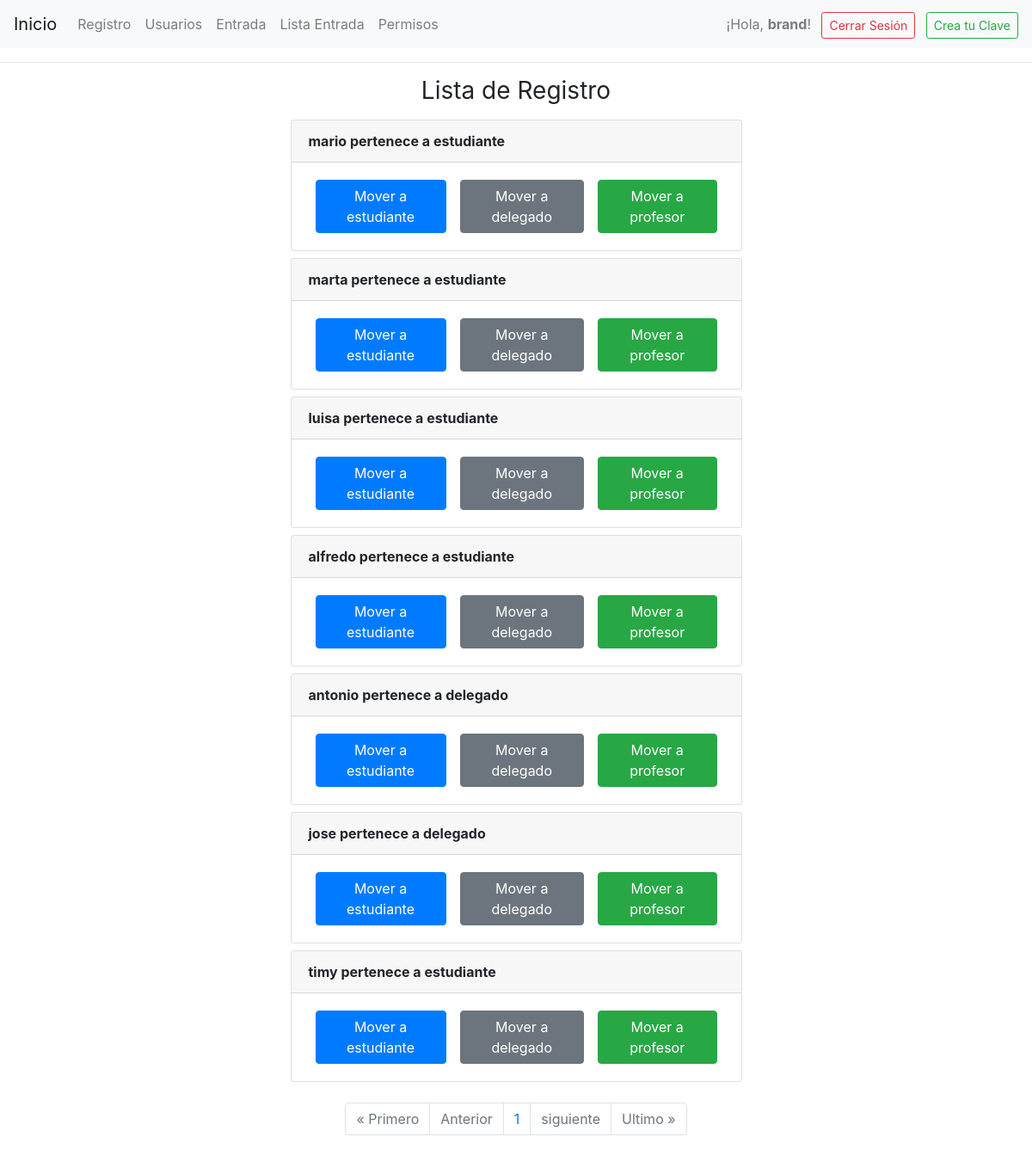
The app's page /modificar_permisos/ (signed in), older data.
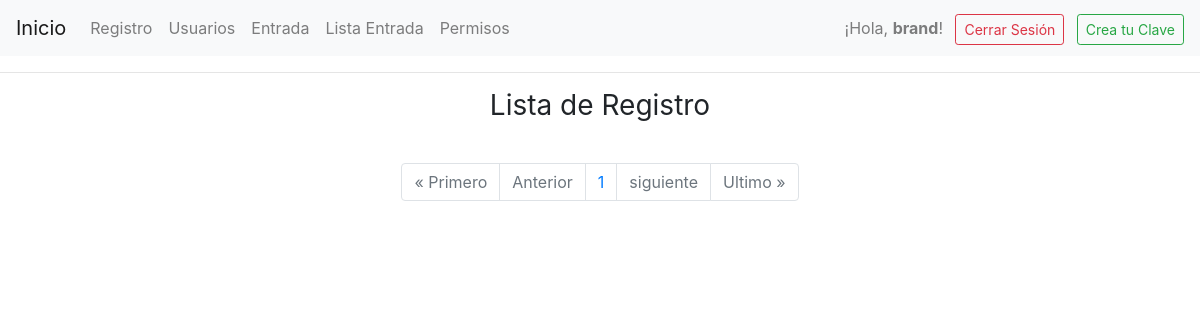
The same page, newer data.
### login/models.py (models this page shows, shortened)
class Verificacion(models.Model):
    usuario = models.OneToOneField(User, on_delete=models.CASCADE)
    nombre_completo = models.CharField(max_length=100)
    email = models.EmailField(max_length=100)
    telefono = models.CharField(max_length=10) # por que un numero tiene solo 10 digitos
    programa_academico = models.CharField(max_length=255)
    contrasena = models.CharField(max_length=6, unique=True, validators=[MinLengthValidator(6)])
    rfid = models.CharField(max_length=50, null=True, blank=True)
    lab_vision = models.BooleanField(default=False)
    lab_robotica = models.BooleanField(default=False)

### login/views.py (the view, shortened to what this page needs)
# urls.py: path('modificar_permisos/', views.permisos_usuarios, name='modificar_permisos'),
@login_required
@groups_required(['profesor',])
def permisos_usuarios(request):
    registros = Verificacion.objects.all()
    paginacion = Paginator(Verificacion.objects.all().order_by('-id'), 10)
    page = request.GET.get('page')
    registro_acceso = paginacion.get_page(page)
    num_paginas = registro_acceso.paginator.page_range
    parametros = {'registros':registros,
                    'paginacion':registro_acceso,
                    'num_paginas':num_paginas}
    return render(request, 'pagina/modificar_permisos.html', parametros)

### login/templates/pagina/modificar_permisos.html (shortened to what this page needs)
{% extends 'main/prueba.html' %}
{% block content %}
<main class='container'>
    <div class='row'>
        <div class='col-md-6 offset-md-3'>
            <h1 class="h3 mb-3 font-weight-normal text-center">Lista de Registro</h1>
            {% for registro in paginacion %}
            {% if not registro.usuario.groups.first.name == 'profesor' %}
            <div class='card mt-2'>
                <div class='card-header'>
                    <strong>
                        {{ registro.nombre_completo }} pertenece a {{ registro.usuario.groups.first.name }}
                    </strong>
                </div>
                <div class='card-body d-flex flex-row justify-content-between'>
                    <div class='d-flex flex-row'>
                        <form method='POST'>
                            <button class='btn btn-primary mx-2' name='estudiante' value='{{registro.usuario.id}}'>Mover a estudiante</button>
                        </form>
                        <form method='POST'>
                            <button class='btn btn-secondary mx-2' name='delegado' value='{{registro.usuario.id}}'>Mover a delegado</button>
                        </form>
                        <form method='POST'>
                            <button class='btn btn-success mx-2' name='profesor' value='{{registro.usuario.id}}'>Mover a profesor</button>
                        </form>
                    </div>
                </div>
            </div>
            {% endif %}
            {% endfor %}
            <br>
                <nav aria-label="Page navigation example" class="d-flex justify-content-center">
                        <ul class="pagination">
                        {% if paginacion.has_previous %}
                            <li class="page-item"><a class="page-link" href="?page=1">&laquo Primero</a></li>
                            <li class="page-item"><a class="page-link" href="?page={{ paginacion.previous_page_number }}">Anterior</a></li>
                            {% else %}
                            <li class="page-item disabled"><a class="page-link" href="#">&laquo Primero</a></li>
                            <li class="page-item disabled"><a class="page-link" href="#">Anterior</a></li>
                        {% endif %}
                        {% for numero in num_paginas %}
                        <li class="page-item"><a class="page-link" href='?page={{numero}}'>{{numero}}</a></li>
                        {% endfor %}
                        {% if paginacion.has_next %}
                            <li class="page-item"><a class="page-link" href="?page={{paginacion.next_page_number}}">siguiente</a></li>
                            <li class="page-item"><a class="page-link" href="?page={{ paginacion.paginator.num_pages }}">Ultimo &raquo</a></li>
                            {% else %}
                            <li class="page-item disabled"><a class="page-link" href="#">siguiente</a></li>
                            <li class="page-item disabled"><a class="page-link" href="#">Ultimo &raquo</a></li>
                        {% endif %}
                    </ul>
                </nav>
        </div>
    </div>
</main>
{% endblock %}

### login/templates/main/prueba.html (shortened to what this page needs)
<!DOCTYPE html>
<html lang="es">
<head>
    <link rel="stylesheet" href="https://stackpath.bootstrapcdn.com/bootstrap/4.4.1/css/bootstrap.min.css"
>
</head>
<body>
    <nav class="navbar navbar-expand-lg navbar-light bg-light">
        <a class="navbar-brand" href="{% url 'inicio' %}">Inicio</a>
        <div class="collapse navbar-collapse" id="navbarNav">
            {% include 'main/navbar.html' %}
            {% if user.is_authenticated %}
            <div class="ml-auto">
                <span class="navbar-text">
                    ¡Hola, <strong>{{ user.username }}</strong>!
                </span>
                <a href="{% url 'cerrar_sesion' %}" class="btn btn-outline-danger btn-sm ml-2">Cerrar Sesión</a>
                {% if user.verificacion %}
                <a href="{% url 'actualizar_datos' %}" class="btn btn-outline-primary btn-sm ml-2">Actualizar Datos</a>
                {% else %}
                <a href="{% url 'clave_puerta' %}" class="btn btn-outline-success btn-sm ml-2">Crea tu Clave</a>
                {% endif %}
            </div>
            {% endif %}
        </div>
    </nav>
    <hr>
    <div class="container mt-3">
        {% block content %}
        {% endblock %}
    </div>
</body>
</html>

### login/templates/main/navbar.html (shortened to what this page needs)
{% if user.groups.first.name == 'profesor' %}
    <ul class="navbar-nav">
        <li class="nav-item">
            <a class="nav-link" href="{% url 'registro' %}">Registro</a>
        </li>
        <li class="nav-item">
            <a class="nav-link" href="{% url 'lista_puerta' %}">Usuarios</a>
        </li>
        <li class="nav-item">
            <a class="nav-link" href="{% url 'verificacion_clave' %}">Entrada</a>
        </li>
        <li class="nav-item">
            <a class="nav-link" href="{% url 'verificacion' %}">Lista Entrada</a>
        </li>
        <li class="nav-item">
            <a class="nav-link" href="{% url 'modificar_permisos' %}">Permisos</a>
        </li>
    </ul>
{% endif %}

Row changes from the older to the newer data that the page shows:
removed Verificacion: nombre_completo "mario", usuario.groups.first.name "estudiante"
removed Verificacion: nombre_completo "marta", usuario.groups.first.name "estudiante"
removed Verificacion: nombre_completo "luisa", usuario.groups.first.name "estudiante"
removed Verificacion: nombre_completo "alfredo", usuario.groups.first.name "estudiante"
removed Verificacion: nombre_completo "antonio", usuario.groups.first.name "delegado"
removed Verificacion: nombre_completo "jose", usuario.groups.first.name "delegado"
removed Verificacion: nombre_completo "timy", usuario.groups.first.name "estudiante"
